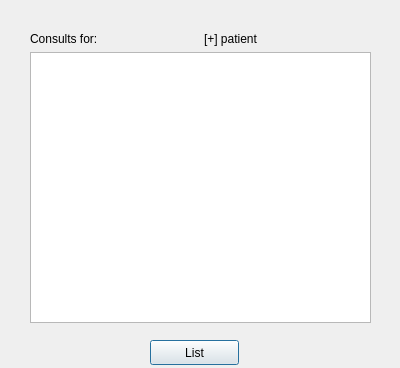
<?xml version="1.0" encoding="UTF-8"?>
<ui version="4.0">
 <class>listconsults</class>
 <widget class="QDialog" name="listconsults">
  <property name="geometry">
   <rect>
    <x>0</x>
    <y>0</y>
    <width>400</width>
    <height>368</height>
   </rect>
  </property>
  <property name="windowTitle">
   <string>Cal Clinic: Consult List</string>
  </property>
  <property name="styleSheet">
   <string notr="true">background-image: url(:/BGs/build-SimpleSerum-Desktop_Qt_5_8_0_MSVC2015_64bit-Debug/consult.png);</string>
  </property>
  <widget class="QWidget" name="verticalLayoutWidget">
   <property name="geometry">
    <rect>
     <x>30</x>
     <y>32</y>
     <width>341</width>
     <height>291</height>
    </rect>
   </property>
   <layout class="QVBoxLayout" name="verticalLayout">
    <item>
     <layout class="QHBoxLayout" name="horizontalLayout">
      <item>
       <widget class="QLabel" name="label">
        <property name="text">
         <string>Consults for:</string>
        </property>
       </widget>
      </item>
      <item>
       <widget class="QLabel" name="label_2">
        <property name="text">
         <string>[+] patient</string>
        </property>
       </widget>
      </item>
     </layout>
    </item>
    <item>
     <widget class="QListWidget" name="listWidget"/>
    </item>
   </layout>
  </widget>
  <widget class="QPushButton" name="pushButton">
   <property name="geometry">
    <rect>
     <x>150</x>
     <y>340</y>
     <width>89</width>
     <height>25</height>
    </rect>
   </property>
   <property name="text">
    <string>List</string>
   </property>
  </widget>
 </widget>
 <resources/>
 <connections/>
</ui>
